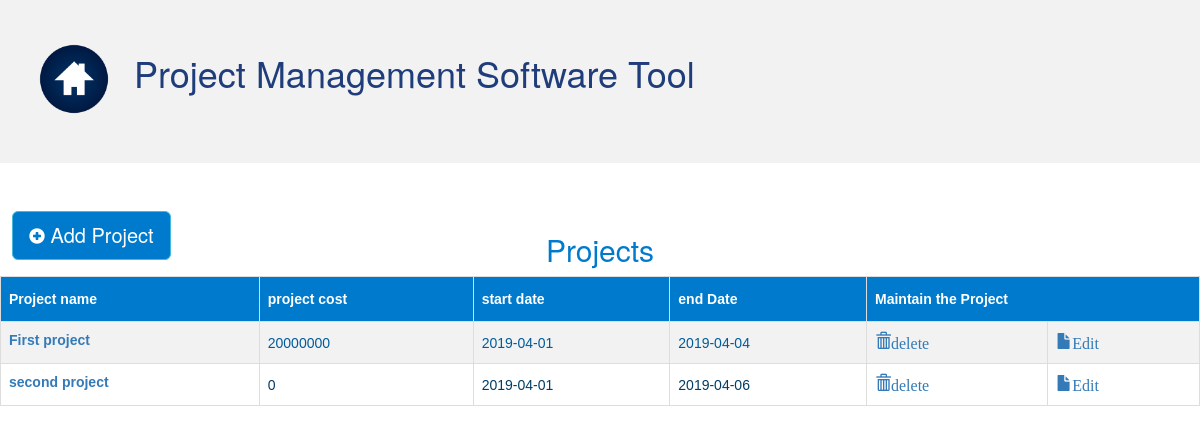
The page /fetchproject.php on the database its author committed.
### tables this page shows
CREATE TABLE `project` (
  `ID` int(11) NOT NULL,
  `startDate` date NOT NULL,
  `endDate` date NOT NULL,
  `name` text NOT NULL
);

### func.php (called while the page is built, shortened)
<?php function calculateTaskCose($taskID){
    global $db;
$sql = "SELECT sum((task.`endDate` - task.`stratDate`) *  task.`hours` * resource.cost) as taskCost
 FROM ( `task` inner join assign on task.ID = assign.task) inner join resource
 on resource.ID = assign.resource WHERE task.ID = $taskID";
 $result1 = mysqli_query($db,$sql);
    $row1 = mysqli_fetch_array($result1);
    if($row1['taskCost']!== null){
    return $row1['taskCost'];
    }else{
        return 0;
    }
}
function calculateProjectCost($projectID){
          global $db;
$projectCost =0;
$sql = "SELECT `ID` FROM `task` WHERE `project` = $projectID";
$result = mysqli_query($db,$sql);
  $count= mysqli_num_rows($result);
  if($count != 0 ){
  while($row = mysqli_fetch_array($result)){
      $projectCost += (float)calculateTaskCose($row['ID']);
  }
  }
  return $projectCost;
}
?>

### fetchproject.php (the view, shortened to what this page needs)
<?php include "header.php"; ?>
<!DOCTYPE html>
<html>
<head>
  <link rel="stylesheet" href="https://maxcdn.bootstrapcdn.com/bootstrap/3.4.0/css/bootstrap.min.css">
</head>
<body>
  <a style="background-color:#007acc; margin-bottom:-10%; margin-left:1%" href="addproject.php" class="btn btn-info btn-lg">
  <span style='font-size:20px;'> <span class="glyphicon">&#xe081;</span> Add Project </span>  </a>
<h2 style="text-align: center; margin-top:50px; color:#007acc"> Projects </h2>
</head>
<body>
<?php
include "func.php";
require_once('connection.php');
      $query = "SELECT * FROM project";
      $result = mysqli_query($db, $query);
 if ($result->num_rows > 0) {
$result = mysqli_query($db,$query);
echo "<table border='1'><tr>
<th>Project name</th>
<th>project cost</th>
<th>start date</th>
<th>end Date</th>
<th colspan='2'>   Maintain the Project </th>
</tr>";
                  while($row = $result->fetch_assoc()) {
                    echo "<tr><td  id=".$row['ID'] ."><a href ='viewproject.php? id=".$row['ID'] ."'><label>".$row['name'] . "</label></a><br></td><td >".calculateProjectCost($row['ID']). "</td>
                    <td >".$row['startDate'] . "</td><td >".$row['endDate'] . "</td>";
                    echo"<td><a href='deleteproject.php?id=". $row['ID']  . "'><i class='glyphicon glyphicon-trash'>delete</i></a>";
                    echo" </td><td><a href='editprojectfinal.php?id=". $row['ID']  . "'><i class='glyphicon glyphicon-file'>Edit</a></i></td> </tr>";
                }
                  echo "</table>";
            }
                ?>
</body>
</html>

### fetchproject.php (style rules this page uses)
.glyphicon { font-size: 16px; }
table { font-family: "Trebuchet MS", Arial, Helvetica, sans-serif; border-collapse: collapse; width: 100%; color: #003d66; }
table td, table th { border: 1px solid #ddd; padding: 8px; }
table tr:nth-child(even) { background-color: #f2f2f2; color:#005c99; }
table th { padding-top: 12px; padding-bottom: 12px; text-align: left; background-color:#007acc; color: white; }

### rows shown on the page
project: name "First project", ID "20000000", startDate "2019-04-01", endDate "2019-04-04"
project: name "second project", ID "0", startDate "2019-04-01", endDate "2019-04-06"
